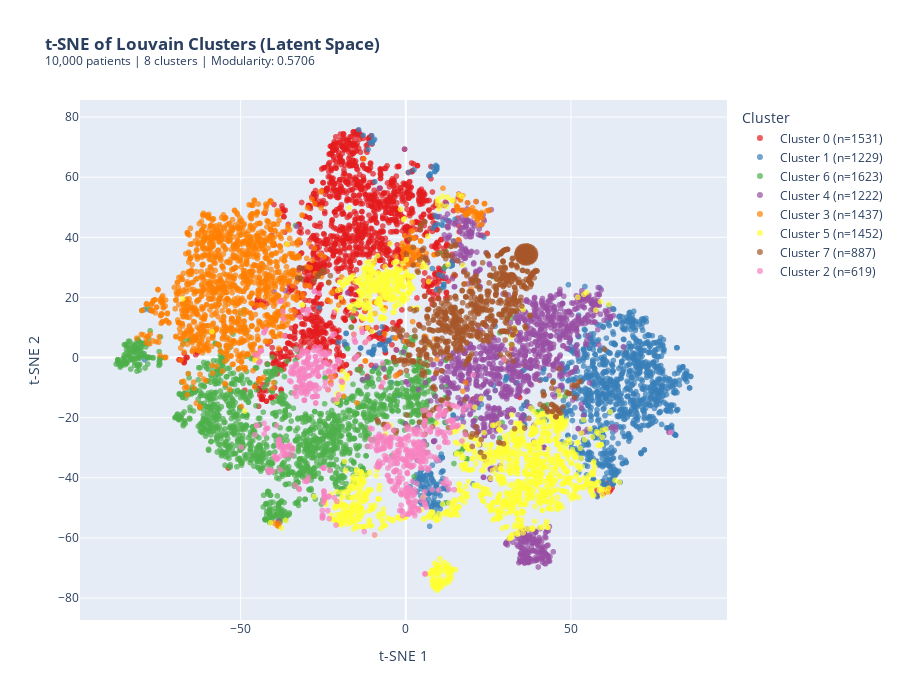

Here is the notebook cell this chart was saved with:
### Code cell
# Interactive t-SNE visualization with Plotly
# Create DataFrame for plotting
tsne_df = pd.DataFrame({
    't-SNE 1': X_tsne[:, 0],
    't-SNE 2': X_tsne[:, 1],
    'Cluster': cluster_labels.astype(str),
    'Patient ID': patient_ids
})

# Add cluster size info to labels
cluster_sizes = tsne_df['Cluster'].value_counts().to_dict()
tsne_df['Cluster Label'] = tsne_df['Cluster'].apply(lambda x: f'Cluster {x} (n={cluster_sizes[x]})')

# Create interactive scatter plot
fig = px.scatter(
    tsne_df,
    x='t-SNE 1',
    y='t-SNE 2',
    color='Cluster Label',
    hover_data=['Patient ID'],
    title=f'<b>t-SNE of Louvain Clusters (Latent Space)</b><br>'
          f'<sup>{n_patients:,} patients | {n_clusters} clusters | Modularity: {modularity:.4f}</sup>',
    opacity=0.7,
    color_discrete_sequence=px.colors.qualitative.Set1
)

fig.update_traces(marker=dict(size=6))
fig.update_layout(
    width=900,
    height=700,
    legend_title_text='Cluster',
    legend=dict(
        yanchor="top",
        y=0.99,
        xanchor="left",
        x=1.02
    )
)

fig.show()

### Figure 1 — Plotly figure (JSON) as saved in the notebook; plotly's stock layout.template omitted (floating-point values rounded to 4 significant figures; data arrays with more than 128 entries replaced by an {"elided": "..."} marker saying what was removed)
{"data": [{"customdata": {"elided": "1531x1 int values"}, "hovertemplate": "Cluster Label=Cluster 0 (n=1531)<br>t-SNE 1=%{x}<br>t-SNE 2=%{y}<br>Patient ID=%{customdata[0]}<extra></extra>", "legendgroup": "Cluster 0 (n=1531)", "marker": {"color": "rgb(228,26,28)", "opacity": 0.7, "size": 6, "symbol": "circle"}, "mode": "markers", "name": "Cluster 0 (n=1531)", "showlegend": true, "type": "scattergl", "x": {"elided": "1531 float values"}, "xaxis": "x", "y": {"elided": "1531 float values"}, "yaxis": "y"}, {"customdata": {"elided": "1229x1 int values"}, "hovertemplate": "Cluster Label=Cluster 1 (n=1229)<br>t-SNE 1=%{x}<br>t-SNE 2=%{y}<br>Patient ID=%{customdata[0]}<extra></extra>", "legendgroup": "Cluster 1 (n=1229)", "marker": {"color": "rgb(55,126,184)", "opacity": 0.7, "size": 6, "symbol": "circle"}, "mode": "markers", "name": "Cluster 1 (n=1229)", "showlegend": true, "type": "scattergl", "x": {"elided": "1229 float values"}, "xaxis": "x", "y": {"elided": "1229 float values"}, "yaxis": "y"}, {"customdata": {"elided": "1623x1 int values"}, "hovertemplate": "Cluster Label=Cluster 6 (n=1623)<br>t-SNE 1=%{x}<br>t-SNE 2=%{y}<br>Patient ID=%{customdata[0]}<extra></extra>", "legendgroup": "Cluster 6 (n=1623)", "marker": {"color": "rgb(77,175,74)", "opacity": 0.7, "size": 6, "symbol": "circle"}, "mode": "markers", "name": "Cluster 6 (n=1623)", "showlegend": true, "type": "scattergl", "x": {"elided": "1623 float values"}, "xaxis": "x", "y": {"elided": "1623 float values"}, "yaxis": "y"}, {"customdata": {"elided": "1222x1 int values"}, "hovertemplate": "Cluster Label=Cluster 4 (n=1222)<br>t-SNE 1=%{x}<br>t-SNE 2=%{y}<br>Patient ID=%{customdata[0]}<extra></extra>", "legendgroup": "Cluster 4 (n=1222)", "marker": {"color": "rgb(152,78,163)", "opacity": 0.7, "size": 6, "symbol": "circle"}, "mode": "markers", "name": "Cluster 4 (n=1222)", "showlegend": true, "type": "scattergl", "x": {"elided": "1222 float values"}, "xaxis": "x", "y": {"elided": "1222 float values"}, "yaxis": "y"}, {"customdata": {"elided": "1437x1 int values"}, "hovertemplate": "Cluster Label=Cluster 3 (n=1437)<br>t-SNE 1=%{x}<br>t-SNE 2=%{y}<br>Patient ID=%{customdata[0]}<extra></extra>", "legendgroup": "Cluster 3 (n=1437)", "marker": {"color": "rgb(255,127,0)", "opacity": 0.7, "size": 6, "symbol": "circle"}, "mode": "markers", "name": "Cluster 3 (n=1437)", "showlegend": true, "type": "scattergl", "x": {"elided": "1437 float values"}, "xaxis": "x", "y": {"elided": "1437 float values"}, "yaxis": "y"}, {"customdata": {"elided": "1452x1 int values"}, "hovertemplate": "Cluster Label=Cluster 5 (n=1452)<br>t-SNE 1=%{x}<br>t-SNE 2=%{y}<br>Patient ID=%{customdata[0]}<extra></extra>", "legendgroup": "Cluster 5 (n=1452)", "marker": {"color": "rgb(255,255,51)", "opacity": 0.7, "size": 6, "symbol": "circle"}, "mode": "markers", "name": "Cluster 5 (n=1452)", "showlegend": true, "type": "scattergl", "x": {"elided": "1452 float values"}, "xaxis": "x", "y": {"elided": "1452 float values"}, "yaxis": "y"}, {"customdata": {"elided": "887x1 int values"}, "hovertemplate": "Cluster Label=Cluster 7 (n=887)<br>t-SNE 1=%{x}<br>t-SNE 2=%{y}<br>Patient ID=%{customdata[0]}<extra></extra>", "legendgroup": "Cluster 7 (n=887)", "marker": {"color": "rgb(166,86,40)", "opacity": 0.7, "size": 6, "symbol": "circle"}, "mode": "markers", "name": "Cluster 7 (n=887)", "showlegend": true, "type": "scattergl", "x": {"elided": "887 float values"}, "xaxis": "x", "y": {"elided": "887 float values"}, "yaxis": "y"}, {"customdata": {"elided": "619x1 int values"}, "hovertemplate": "Cluster Label=Cluster 2 (n=619)<br>t-SNE 1=%{x}<br>t-SNE 2=%{y}<br>Patient ID=%{customdata[0]}<extra></extra>", "legendgroup": "Cluster 2 (n=619)", "marker": {"color": "rgb(247,129,191)", "opacity": 0.7, "size": 6, "symbol": "circle"}, "mode": "markers", "name": "Cluster 2 (n=619)", "showlegend": true, "type": "scattergl", "x": {"elided": "619 float values"}, "xaxis": "x", "y": {"elided": "619 float values"}, "yaxis": "y"}], "layout": {"height": 700, "legend": {"title": {"text": "Cluster"}, "tracegroupgap": 0, "x": 1.02, "xanchor": "left", "y": 0.99, "yanchor": "top"}, "title": {"text": "<b>t-SNE of Louvain Clusters (Latent Space)</b><br><sup>10,000 patients | 8 clusters | Modularity: 0.5706</sup>"}, "width": 900, "xaxis": {"anchor": "y", "domain": [0, 1], "title": {"text": "t-SNE 1"}}, "yaxis": {"anchor": "x", "domain": [0, 1], "title": {"text": "t-SNE 2"}}}}
